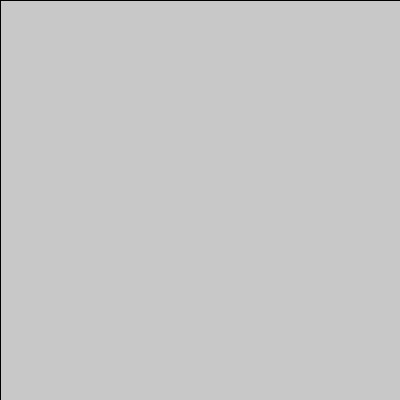
Frame 1 (no input)
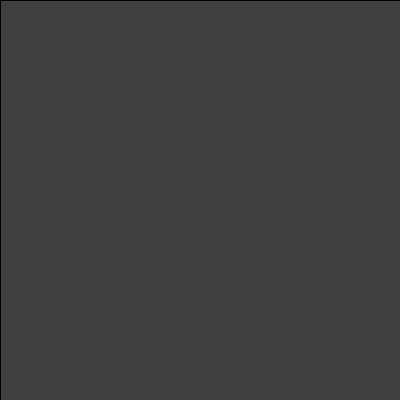
Frame 60 (the mouse pressed at the canvas centre just before this capture)
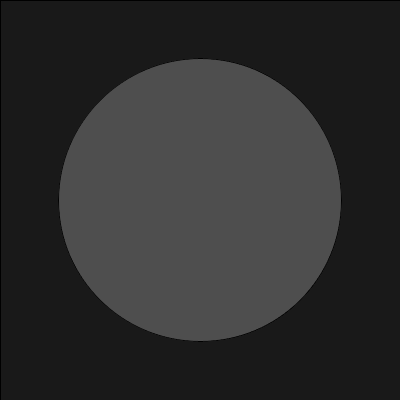
Frame 120 (the mouse held since frame 60 and released just before this capture)

The Processing sketch that drew these frames (run headless with seeded random() and noise(); from frame 60 on, the mouse is pressed at the canvas centre):

// Processing sketch: processing_107604
// ── processing_107604.pde

float vel = 0; // declara la variable
void setup(){
size(400,400); // tamaño de la ventana
}

void draw(){
fill(0,5);// relleno negro casi transparente
rect(0,0,width,height);// cuadrado que cubre toda la pantalla
fill(255);// relleno blanco
vel = dist(mouseX,mouseY,pmouseX,pmouseY); // calcula la velocidad del cursor y la graba en la variable
println(vel); // escribe la velocidad en la pantalla negra
ellipse(mouseX,mouseY,vel,vel); // elipses que siguen al cursor y con tamaño dependiendo de la velocidad
}
